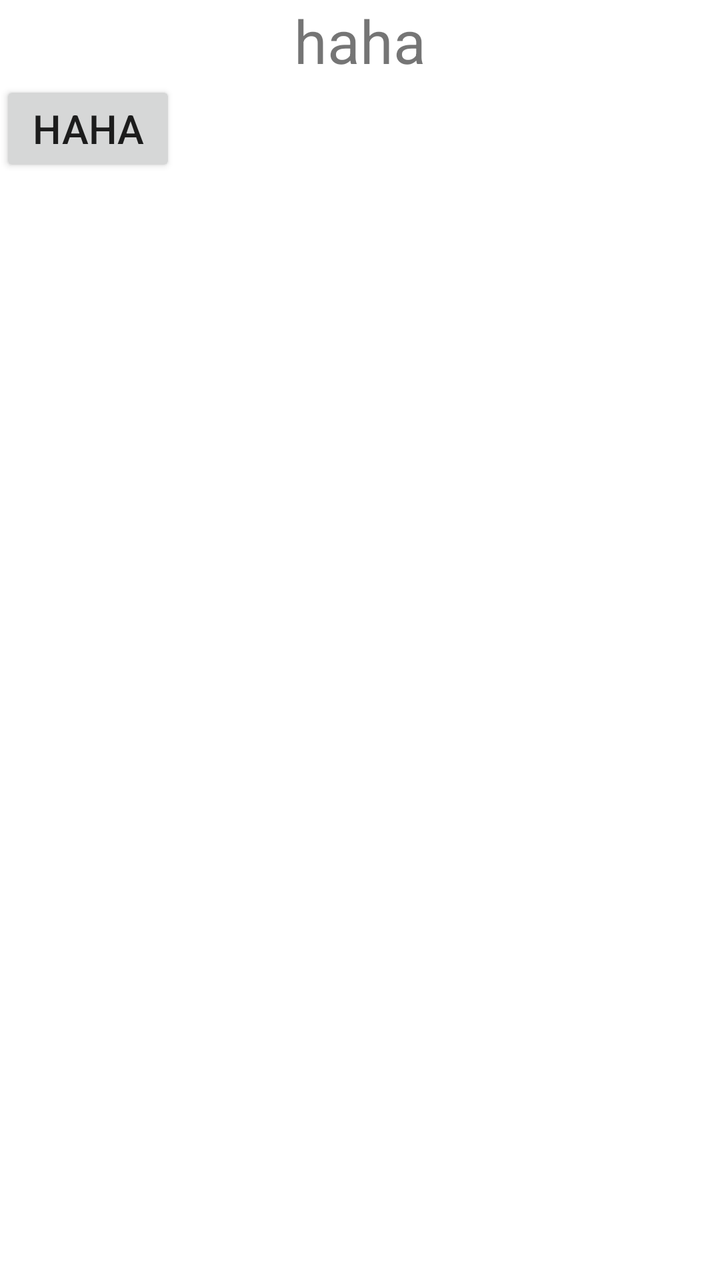
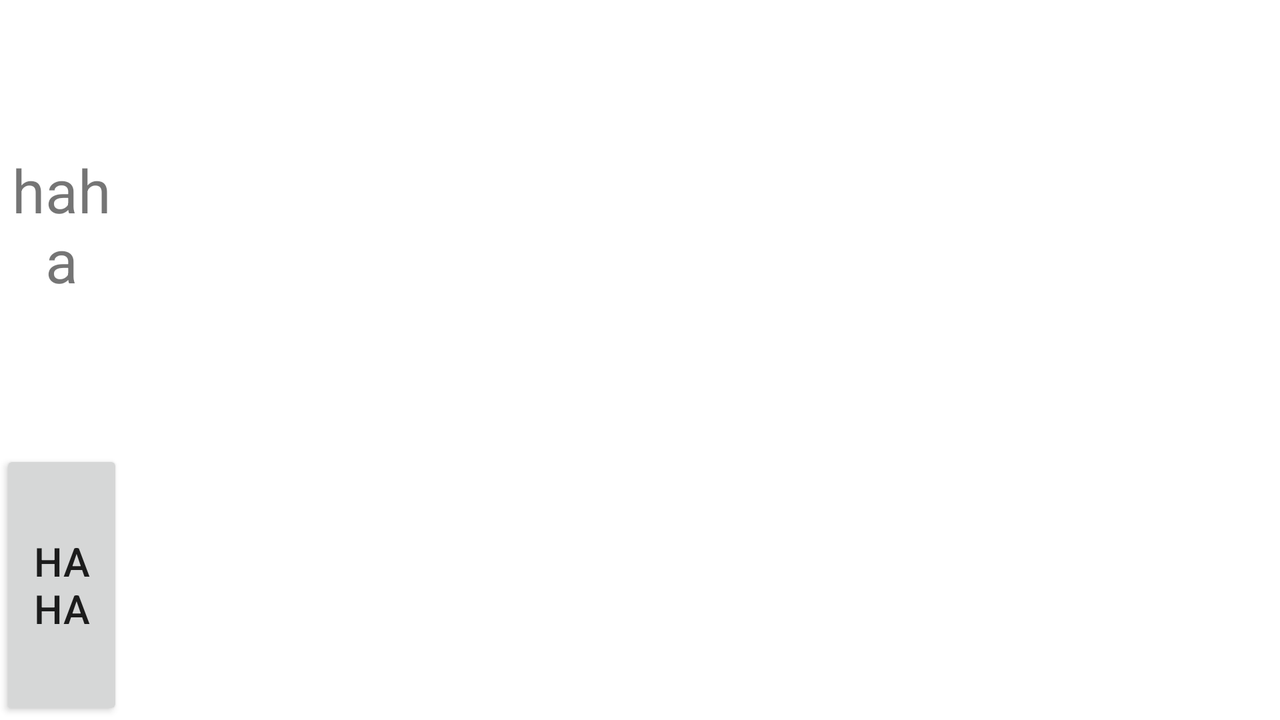

Two renders of one Android screen. The first uses the default layout on a phone; the second uses the alternative layout the repository ships for a different screen configuration, on a matching device. The two XML files are below.
<!-- AndroidManifest.xml: application theme AppTheme -->
<!-- res/layout/layout_for_pop.xml -->
<?xml version="1.0" encoding="utf-8"?>
<LinearLayout xmlns:android="http://schemas.android.com/apk/res/android"
    android:layout_width="match_parent" android:layout_height="match_parent"
    android:orientation="vertical"
    android:background="#ffffffff"
    android:id="@+id/pop_log">

    <TextView
        android:layout_width="match_parent"
        android:layout_height="wrap_content"
        android:text="@string/action_log"
        android:id="@+id/pop_title"
        android:textSize="30sp"
        android:layout_gravity="center"
        android:gravity="center" />

    <Button
        android:layout_width="wrap_content"
        android:layout_height="wrap_content"
        android:text="@string/confirm"
        android:id="@+id/pop_anchor"
        android:textSize="20sp"
        android:onClick="closeFragment" />

    <ListView
        android:layout_width="wrap_content"
        android:layout_height="wrap_content"
        android:id="@+id/listLog" />
</LinearLayout>
<!-- resources referenced by this layout -->
<resources>
  <string name="action_log">haha</string>
  <string name="confirm">haha</string>
  <style name="AppTheme" parent="Base.Theme.AppCompat.Light.DarkActionBar">
          
          
      </style>
</resources>
<!-- res/layout-land/layout_for_pop.xml (the repository's variant of the layout above) -->
<!-- drawn on the phone turned sideways -->
<?xml version="1.0" encoding="utf-8"?>
<LinearLayout xmlns:android="http://schemas.android.com/apk/res/android"
    android:layout_width="match_parent" android:layout_height="match_parent"
    android:orientation="horizontal"
    android:background="#ffffffff"
    android:id="@+id/pop_log">

    <LinearLayout
        android:layout_width="wrap_content"
        android:layout_height="match_parent"
        android:orientation="vertical"
        android:background="#ffffffff"
        android:id="@+id/pop_log_label"
        android:layout_weight="0.3">
        <TextView
            android:layout_width="wrap_content"
            android:layout_height="wrap_content"
            android:text="@string/action_log"
            android:id="@+id/pop_title"
            android:textSize="30sp"
            android:layout_gravity="center"
            android:gravity="center"
            android:layout_weight="0.7" />

        <Button
            android:layout_width="wrap_content"
            android:layout_height="wrap_content"
            android:text="@string/confirm"
            android:id="@+id/pop_anchor"
            android:textSize="20sp"
            android:onClick="closeFragment"
            android:layout_weight="0.3"
            android:gravity="center"
            android:layout_gravity="center" />
    </LinearLayout>

    <ListView
        android:layout_width="fill_parent"
        android:layout_height="match_parent"

        android:id="@+id/listLog"
        android:layout_weight="0.7" />
</LinearLayout>
